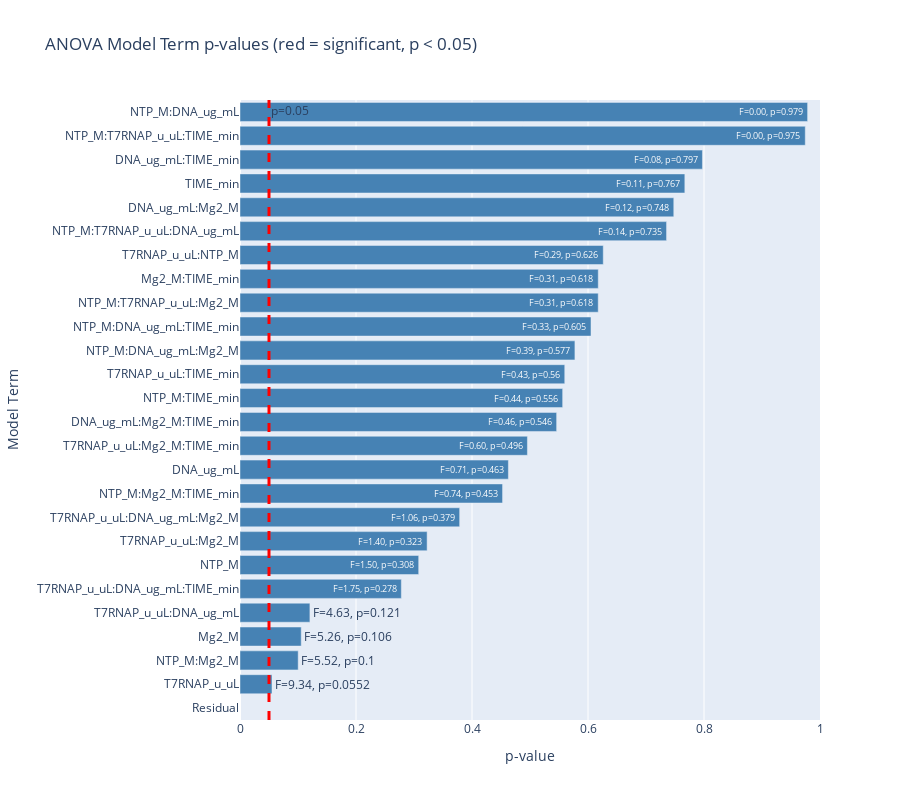

Notebook cell for this chart:
### Markdown cell above
## Analysis of Variance (ANOVA)

ANOVA is a statistical method used to analyze the differences among group means in a
sample. It helps to determine if there are any statistically significant differences
between the means of three or more independent groups.`

### Code cell
# Use descriptive variable names
anova_data = pd.DataFrame(
    data={
        "RNA_Yield": response.values.ravel(),
        "NTP_M": experimental_conditions[X_columns[0]].values.ravel(),
        "T7RNAP_u_uL": experimental_conditions[X_columns[1]].values.ravel(),
        "DNA_ug_mL": experimental_conditions[X_columns[2]].values.ravel(),
        "Mg2_M": experimental_conditions[X_columns[3]].values.ravel(),
        "TIME_min": experimental_conditions[X_columns[4]].values.ravel(),
    }
)

# Build formula with all main effects and all interaction effects (up to 5-way)
formula = "RNA_Yield ~ NTP_M + T7RNAP_u_uL + DNA_ug_mL + Mg2_M + TIME_min + NTP_M * Mg2_M + T7RNAP_u_uL * NTP_M + T7RNAP_u_uL * DNA_ug_mL + T7RNAP_u_uL * Mg2_M + T7RNAP_u_uL * TIME_min + DNA_ug_mL * Mg2_M + DNA_ug_mL * TIME_min + Mg2_M * TIME_min + NTP_M * T7RNAP_u_uL * DNA_ug_mL + NTP_M * T7RNAP_u_uL * Mg2_M + NTP_M * T7RNAP_u_uL * TIME_min + NTP_M * DNA_ug_mL * Mg2_M + NTP_M * DNA_ug_mL * TIME_min + NTP_M * Mg2_M * TIME_min + T7RNAP_u_uL * DNA_ug_mL * Mg2_M + T7RNAP_u_uL * DNA_ug_mL * TIME_min + T7RNAP_u_uL * Mg2_M * TIME_min + DNA_ug_mL * Mg2_M * TIME_min"

lm = ols(formula=formula, data=anova_data).fit()

# Show full model summary
print(lm.summary())

# ANOVA table
anova_results = anova_lm(lm)
print("\nANOVA Table:")
print(anova_results)

# Extract p-values and F-statistics
anova_results = anova_results.reset_index().rename(columns={"index": "Term"})
anova_results["Significant"] = anova_results["PR(>F)"] < 0.05

# Plot p-values for all terms
fig = go.Figure(
    data=[
        go.Bar(
            y=anova_results["Term"],
            x=anova_results["PR(>F)"],
            orientation="h",
            marker_color=[
                "crimson" if sig else "steelblue"
                for sig in anova_results["Significant"]
            ],
            text=[
                f"F={fval:.2f}, p={pval:.3g}"
                for fval, pval in zip(anova_results["F"], anova_results["PR(>F)"])
            ],
            hoverinfo="text",
        )
    ]
)

fig.add_vline(
    x=0.05,
    line_width=3,
    line_dash="dash",
    line_color="red",
    annotation_text="p=0.05",
    annotation_position="top right",
)
fig.update_xaxes(title="p-value", range=[0, 1])
fig.update_yaxes(title="Model Term")
fig.update_layout(
    barmode="stack",
    title_text="ANOVA Model Term p-values (red = significant, p < 0.05)",
    yaxis={"categoryorder": "total ascending"},
    height=800,
)

### Figure 1 — Plotly figure (JSON) as saved in the notebook; plotly's stock layout.template omitted (floating-point values rounded to 4 significant figures)
{"data": [{"hoverinfo": "text", "marker": {"color": ["steelblue", "steelblue", "steelblue", "steelblue", "steelblue", "steelblue", "steelblue", "steelblue", "steelblue", "steelblue", "steelblue", "steelblue", "steelblue", "steelblue", "steelblue", "steelblue", "steelblue", "steelblue", "steelblue", "steelblue", "steelblue", "steelblue", "steelblue", "steelblue", "steelblue", "steelblue"]}, "orientation": "h", "text": ["F=1.50, p=0.308", "F=9.34, p=0.0552", "F=0.71, p=0.463", "F=5.26, p=0.106", "F=0.11, p=0.767", "F=5.52, p=0.1", "F=0.29, p=0.626", "F=4.63, p=0.121", "F=1.40, p=0.323", "F=0.43, p=0.56", "F=0.12, p=0.748", "F=0.08, p=0.797", "F=0.31, p=0.618", "F=0.00, p=0.979", "F=0.14, p=0.735", "F=0.31, p=0.618", "F=0.44, p=0.556", "F=0.00, p=0.975", "F=0.39, p=0.577", "F=0.33, p=0.605", "F=0.74, p=0.453", "F=1.06, p=0.379", "F=1.75, p=0.278", "F=0.60, p=0.496", "F=0.46, p=0.546", "F=nan, p=nan"], "type": "bar", "x": [0.3081, 0.05518, 0.4627, 0.1056, 0.767, 0.1003, 0.6263, 0.1205, 0.3226, 0.5599, 0.7479, 0.7973, 0.6177, 0.9786, 0.7354, 0.6176, 0.5563, 0.9746, 0.5774, 0.6052, 0.4527, 0.3787, 0.2782, 0.4955, 0.5459, null], "y": ["NTP_M", "T7RNAP_u_uL", "DNA_ug_mL", "Mg2_M", "TIME_min", "NTP_M:Mg2_M", "T7RNAP_u_uL:NTP_M", "T7RNAP_u_uL:DNA_ug_mL", "T7RNAP_u_uL:Mg2_M", "T7RNAP_u_uL:TIME_min", "DNA_ug_mL:Mg2_M", "DNA_ug_mL:TIME_min", "Mg2_M:TIME_min", "NTP_M:DNA_ug_mL", "NTP_M:T7RNAP_u_uL:DNA_ug_mL", "NTP_M:T7RNAP_u_uL:Mg2_M", "NTP_M:TIME_min", "NTP_M:T7RNAP_u_uL:TIME_min", "NTP_M:DNA_ug_mL:Mg2_M", "NTP_M:DNA_ug_mL:TIME_min", "NTP_M:Mg2_M:TIME_min", "T7RNAP_u_uL:DNA_ug_mL:Mg2_M", "T7RNAP_u_uL:DNA_ug_mL:TIME_min", "T7RNAP_u_uL:Mg2_M:TIME_min", "DNA_ug_mL:Mg2_M:TIME_min", "Residual"]}], "layout": {"annotations": [{"showarrow": false, "text": "p=0.05", "x": 0.05, "xanchor": "left", "xref": "x", "y": 1, "yanchor": "top", "yref": "y domain"}], "barmode": "stack", "height": 800, "shapes": [{"line": {"color": "red", "dash": "dash", "width": 3}, "type": "line", "x0": 0.05, "x1": 0.05, "xref": "x", "y0": 0, "y1": 1, "yref": "y domain"}], "title": {"text": "ANOVA Model Term p-values (red = significant, p < 0.05)"}, "xaxis": {"range": [0, 1], "title": {"text": "p-value"}}, "yaxis": {"categoryorder": "total ascending", "title": {"text": "Model Term"}}}}
